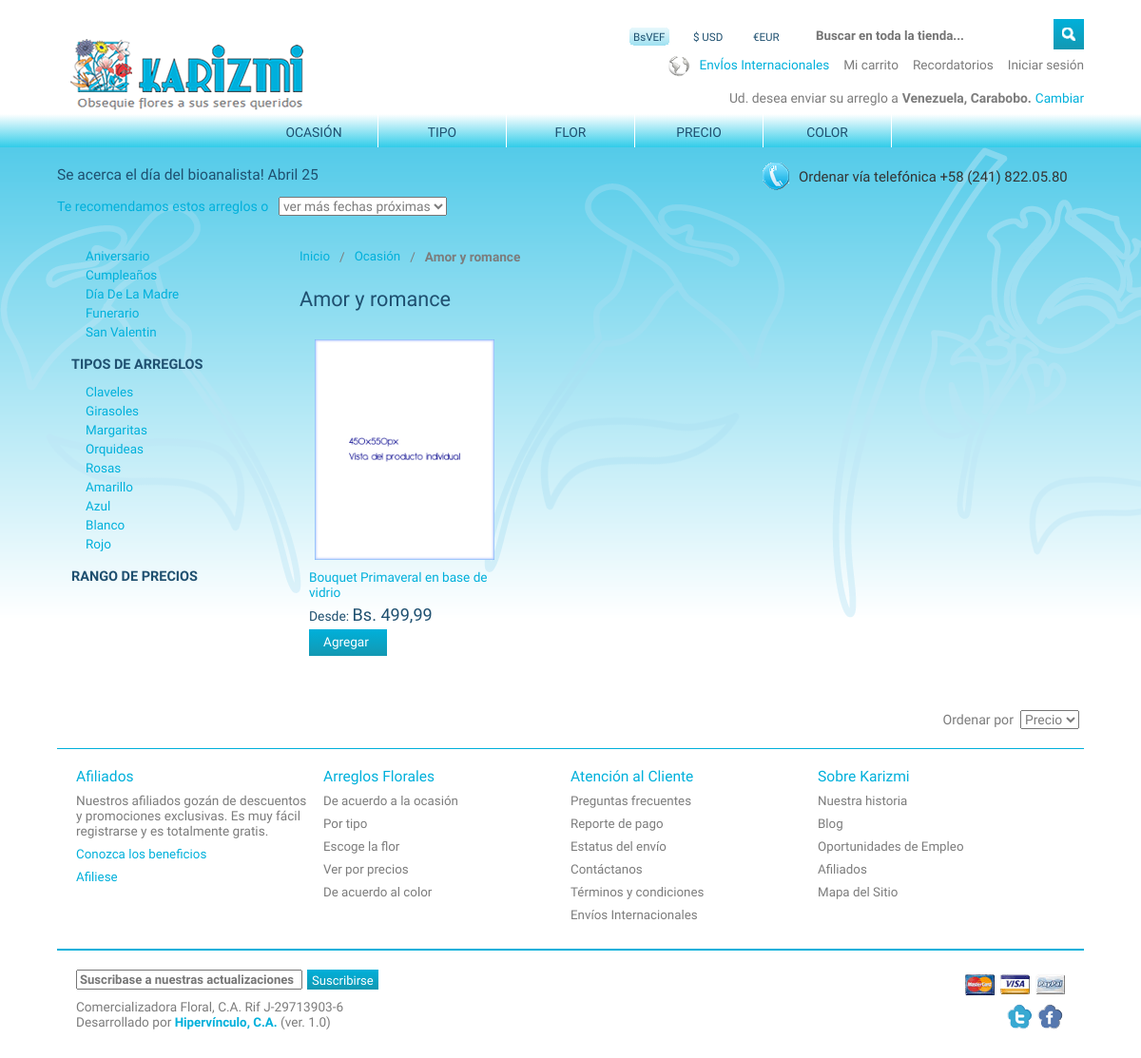
The app's page /CategoryList.php with its own data.
### tables this page shows
CREATE TABLE IF NOT EXISTS `kw_occasion` (
  `id` int(11) NOT NULL AUTO_INCREMENT,
  `name` varchar(20) NOT NULL,
  `date` date DEFAULT NULL,
  PRIMARY KEY (`id`)
);

CREATE TABLE IF NOT EXISTS `kw_flowers` (
  `id` int(11) NOT NULL AUTO_INCREMENT,
  `name` varchar(20) NOT NULL,
  PRIMARY KEY (`id`)
);

CREATE TABLE IF NOT EXISTS `kw_colors` (
  `id` int(11) NOT NULL AUTO_INCREMENT,
  `name` varchar(20) NOT NULL,
  PRIMARY KEY (`id`)
);

### CategoryList.php (the view, shortened to what this page needs)
<!DOCTYPE html PUBLIC "-//W3C//DTD XHTML 1.0 Transitional//EN" "http://www.w3.org/TR/xhtml1/DTD/xhtml1-transitional.dtd">
<html xmlns="http://www.w3.org/1999/xhtml">
<head>
	<?php
		require('codes/head_config.php');
	?>
    <link href="css/OcasionList.css" type="text/css" rel="stylesheet" />
</head>
<body>
	<?php
		require('codes/header.php');
		require('codes/bd_con.php');
		if (!$con){
			die('Could not connect: ' . mysql_error());
		}else{
	?>
    <div class="content">
    	<div class="content_center">
        	<div class="content_promo">
            	<div class="content_promo_title">
                	<h1>Se acerca el d&iacute;a del bioanalista! Abril 25</h1>
                </div>
                <div class="content_promo_phone">
                	<p>Ordenar v&iacute;a telef&oacute;nica  +58 (241) 822.05.80</p>
                </div>
            	<div class="content_promo_select" id="BlueText">
                	Te recomendamos estos arreglos o &nbsp;
                    <select>
                    <option>ver m&aacute;s fechas pr&oacute;ximas</option>
                    </select>
                </div>
        	</div>
        	<div class="content_columna_1">
            	<ul id="SelectionOccasion">
                <?php
					$result = mysql_query("SELECT id, name FROM `kw_occasion` WHERE 1 order by name asc");
					while($row = mysql_fetch_array($result)){
						echo ('<li>'.$row['name'].'</li>');
					}
				?>
                </ul>
                <p class="FilterTitle">Tipos de Arreglos</p>
                <ul id="SelectionFlower">
                <?php
					$result = mysql_query("SELECT id, name FROM `kw_flowers` WHERE 1 order by name asc");
					while($row = mysql_fetch_array($result)){
						echo ('<li>'.$row['name'].'</li>');
					}
				?>
                </ul>
                <ul id="SelectionColor">
				<?php
					$result = mysql_query("SELECT id, name FROM `kw_colors` WHERE 1 order by name asc");
					while($row = mysql_fetch_array($result)){
						echo ('<li>'.$row['name'].'</li>');
					}
				}
				?>
                </ul>
                <p class="FilterTitle">Rango de Precios</p>
            </div>
            <div class="content_columna_2">
            	<div class="content_product_location">
                    	<ul>
                        	<li><a href="#" id="BlueText">Inicio</a></li>
                            <li>/</li>
                            <li><a href="#" id="BlueText">Ocasi&oacute;n</a></li>
                            <li>/</li>
                            <li id="Bolder">Amor y romance</li>
                        </ul>
                </div>
                <h1>Amor y romance</h1>
                    <div class="ProductSingle">
                        <div class="ProductImg"><a href="Product.php"><img src="productos/324vgjv124kdfasf/00000001.jpg" alt="#" title="#" height="232" width="189"/></a></div>
                        <p><a href="Product.php" id="ProductoTitulo">Bouquet Primaveral en base de vidrio</a></p>
                        <p id="ProductoPrecio">Desde: <strong>Bs. 499,99</strong></p>
                        <p id="AgregarBoton"><a href="#">Agregar</a></p>
                        <div class="social">
                        </div>
                    </div>
                <div class="productos_ordenar">
                	Ordenar por&nbsp;
                	<select>
                    	<option>Precio</option>
                	</select>
                </div>
            </div>
        </div>
    </div>
	<?php
		require('codes/footer.php');
	?>
</body>
</html>

### codes/head_config.php (shortened to what this page needs)
<link href="css/Style.css" type="text/css" rel="stylesheet" />

### codes/header.php (shortened to what this page needs)
<div class="header">
    <div class="header_center">
        <div class="header_base_1" id="header_search">
            <ul>
                <li class="header_search_currency" id="header_currency_selected"><a href="#"><p>BsVEF</p></a></li>
                <li class="header_search_currency"><a href="#"><p>$ USD</p></a></li>
                <li class="header_search_currency"><a href="#"><p>&#8364;EUR</p></a></a></li>
                <li>
                    <form method="post" enctype="text/plain" action="#">
                        <input type="text" maxlength="20" placeholder="Buscar en toda la tienda..."/>
                        <img src="img/search.png" alt="" title="" height="32" width="32" id="header_search_submit"/>
                    </form>
                </li>
            </ul>
        </div>
        <div class="header_base_1" id="header_carrito">
            <ul>
                <li><img src="img/world.gif" alt="" title=""/></li>
                <li><a href="#"  id="BlueText">Env&Iacute;os Internacionales</a></li>
                <li><a href="MyCart.php">Mi carrito</a></li>
                <li><a href="Reminders.php">Recordatorios</a></li>
                <li><a href="Login.php">Iniciar sesi&oacute;n</a></li>
            </ul>
        </div>
        <div class="header_base_1" id="header_destino">
            <ul>
                <li>Ud. desea enviar su arreglo a</li>
                <li id="Bolder">Venezuela, Carabobo.</li>
                <li><a href="#" id="BlueText">Cambiar</a></li>
            </ul>
        </div>
    </div>
    <div class="header_menu">
        <div class="header_menu_center">
            <div class="header_menu_item"><a href="CategoryList.php">OCASI&Oacute;N</a></div>
            <div class="header_menu_item"><a href="CategoryList.php">TIPO</a></div>
            <div class="header_menu_item"><a href="CategoryList.php">FLOR</a></div>
            <div class="header_menu_item"><a href="CategoryList.php">PRECIO</a></div>
            <div class="header_menu_item"><a href="CategoryList.php">COLOR</a></div>
        </div>
    </div>
</div>

### codes/footer.php (shortened to what this page needs)
<div class="footer">
    <div class="footer_center">
        <div class="footer_sections">
            <div class="footer_section_single">
                <h2>Afiliados</h2>
                <ul>
                    <li>Nuestros afiliados goz&aacute;n de descuentos y promociones exclusivas. Es muy f&aacute;cil registrarse y es totalmente gratis.</li>
                    <li><a href="#" id="BlueText">Conozca los beneficios</a></li>
                    <li><a href="#" id="BlueText">Afiliese</a></li>
                </ul>
            </div>
            <div class="footer_section_single">
                <h2>Arreglos Florales</h2>
                <ul>
                    <li><a href="#">De acuerdo a la ocasi&oacute;n</a></li>
                    <li><a href="#">Por tipo</a></li>
                    <li><a href="#">Escoge la flor</a></li>
                    <li><a href="#">Ver por precios</a></li>
                    <li><a href="#">De acuerdo al color</a></li>
                </ul>
            </div>
            <div class="footer_section_single">
                <h2>Atenci&oacute;n al Cliente</h2>
                <ul>
                	<li><a href="#">Preguntas frecuentes</a></li>
                	<li><a href="#">Reporte de pago</a></li>
                    <li><a href="#">Estatus del env&iacute;o</a></li>
                    <li><a href="#">Cont&aacute;ctanos</a></li>
                    <li><a href="#">T&eacute;rminos y condiciones</a></li>
                    <li><a href="#">Env&iacute;os Internacionales</a></li>
                </ul>
            </div>
            <div class="footer_section_single">
                <h2>Sobre Karizmi</h2>
                <ul>
                    <li><a href="#">Nuestra historia</a></li>
                    <li><a href="#">Blog</a></li>
                    <li><a href="#">Oportunidades de Empleo</a></li>
                    <li><a href="#">Afiliados</a></li>
                    <li><a href="#">Mapa del Sitio</a></li>
                </ul>
            </div>
        </div>
        <div class="footer_legal">
            <div class="footer_legal_side" id="footer_legal_left">
                <ul>
                    <li id="footer_suscripcion">
                        <form method="post" enctype="text/plain" action="#">
                            <input type="text" maxlength="50" placeholder="Suscribase a nuestras actualizaciones"/>
                            <p id="footer_newsletter_submit">Suscribirse</p>
                        </form>
                    </li>
                    <li>Comercializadora Floral, C.A. Rif J-29713903-6</li>
                    <li>Desarrollado por <a href="http://www.hipervinculo.net">Hiperv&iacute;nculo, C.A.</a> (ver. 1.0)</li>
                </ul>
            </div>
            <div class="footer_legal_side" id="footer_legal_right">
                <ul>
                	<img src="img/tdcs.gif" alt="Aceptamos tarjetas de crédito y Paypal"/>
                    <li><a href="http://www.twitter.com/"><img src="img/twitter.gif" alt="" title=""/></a><a href="#"><img src="img/fb.gif" alt="" title=""/></a></li>
                </ul>
            </div>
        </div>
    </div>
</div>

### css/OcasionList.css (style rules this page uses)
.content_columna_1 { height: auto; width: 250px; margin: 20px 0px 40px 0px; padding: 0px 0px 0px 0px; float: left; background-repeat: no-repeat; }
.content_columna_1 .FilterTitle { height: auto; width: 190px; margin: 10px 0px 0px 0px; padding: 8px 15px 8px 15px; float: left; color: #1F5070; font-weight: bold; font-size: 1em; text-transform: uppercase; cursor: pointer; }
.content_columna_1 ul { list-style-type:none; margin: 0; padding: 0; }
.content_columna_1 li { height: auto; width: 190px; margin: 5px 0 0 30px; float: left; color: #00B0DB; font-size: 0.95em; cursor: pointer; text-transform: capitalize; }
.content_columna_2 { min-height: 400px; width: 830px; margin: 20px 0px 0px 0px; padding: 0px 0px 0px 0px; float: left; }
.content_product_location { float: left; height: 25px; width: 830px; margin: 0px 0px 0px 0px; padding: 0px 0px 0px 0px; }
.content_product_location ul { list-style-type:none; margin: 0; padding: 0; float: left; }
.content_product_location li { display: inline; margin: 5px 5px 5px 5px; float: left; }
.content_columna_2 h1 { width: 820px; font-size: 1.5em; margin: 20px 0px 20px 0px; padding: 0px 5px 0px 5px; word-break: break-all; color: #1F5070; float: left; }
.ProductSingle { height: 370px; width: 200px; margin: 10px 0px 0px 15px; padding: 0px 0px 0px 0px; float: left; }
.ProductImg { height: 232px; width: 189px; margin: 0px 0px 10px 0px; padding: 0px 0px 0px 6px; float: left; }
.ProductImg img { cursor: pointer; }
.ProductSingle p { min-height: 20px; width: 191px; margin: 0px 0px 0px 0px; padding: 0px 0px 0px 0px; float: left; word-break: break-all; }
#ProductoTitulo { color: #00B0DB; text-align: left; }
#ProductoPrecio { color: #1F5070; margin-top: 5px; }
.ProductSingle p strong { font-size: 1.3em; color: #1F5070; }
#AgregarBoton { height: 10px; width: 52px; margin: 5px 0px 0px 0px; padding: 5px 15px 3px 15px; float: left; background: rgb(0,176,218); background: -moz-linear-gradient(top, rgba(0,176,218,1) 0%, rgba(19,152,178,1) 100%); background: -webkit-gradient(linear, left top, left bottom, color-stop(0%,rgba(0,176,218,1)), color-stop(100%,rgba(19,152,178,1))); background: -webkit-linear-gradient(top, rgba(0,176,218,1) 0%,rgba(19,152,178,1) 100%); background: -o-linear-gradient(top, rgba(0,176,218,1) 0%,rgba(19,152,178,1) 100%); background: -ms-linear-gradient(top, rgba(0,176,218,1) 0%,rgba(19,152,178,1) 100%); background: linear-gradient(to bottom, rgba(0,176,218,1) 0%,rgba(19,152,178,1) 100%); filter: progid:DXImageTransform.Microsoft.gradient( startColorstr='#00b0da', endColorstr='#1398b2',GradientType=0 ); }
#AgregarBoton a { margin: 0px 0px 0px 0px; padding: 0px 0px 0px 0px; color: #FFF; }
.social { min-height: 20px; width: 191px; margin: 0px 0px 0px 0px; padding: 8px 0px 0px 0px; float: left; }
.productos_ordenar { width: 820px; margin: 20px 0px 20px 0px; padding: 0px 5px 0px 5px; float: left; text-align: right; }
.content_promo { width: 1080px; margin: 10px 0px 10px 0px; padding: 0px 0px 0px 0px; float: left; }
.content_promo_title { width: 400px; margin: 0px 0px 0px 0px; padding: 0px 0px 0px 0px; float: left; }
.content_promo_title h1 { font-size: 1.1em; color: #1F5070; }
.content_promo_phone { width: 300px; height: 30px; margin: 5px 0px 0px 0px; padding: 7px 0px 0px 40px; float: right; background-image: url(../img/telefono.gif); background-repeat: no-repeat; }
.content_promo_phone p { font-size: 1.05em; color: #333; }
.content_promo_select { width: 1080px; margin: 0px 0px 0px 0px; padding: 0px 0px 0px 0px; float: left; }

### records on screen
kw_occasion: name "Aniversario"
kw_occasion: name "Cumpleaños"
kw_occasion: name "Día De La Madre"
kw_occasion: name "Funerario"
kw_occasion: name "San Valentin"
kw_flowers: name "Claveles"
kw_flowers: name "Girasoles"
kw_flowers: name "Margaritas"
kw_flowers: name "Orquideas"
kw_flowers: name "Rosas"
kw_colors: name "Amarillo"
kw_colors: name "Azul"
kw_colors: name "Blanco"
kw_colors: name "Rojo"
